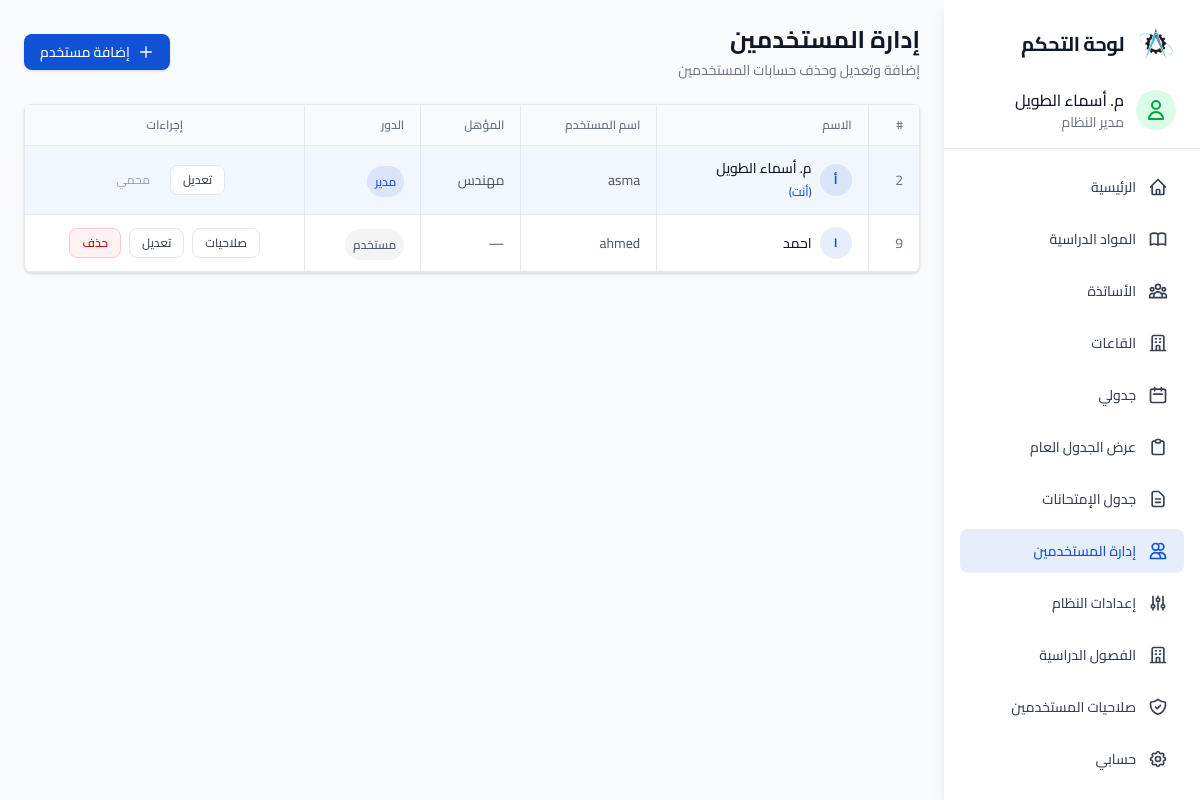
The app's page /Admin/users.php (signed in) with its own data.
### tables this page shows
CREATE TABLE `users` (
  `id` int(11) NOT NULL AUTO_INCREMENT,
  `username` varchar(100) NOT NULL,
  `password` varchar(255) NOT NULL,
  `name` varchar(100) NOT NULL,
  `title` varchar(20) DEFAULT NULL,
  `role` varchar(20) NOT NULL DEFAULT 'admin',
  PRIMARY KEY (`id`),
  UNIQUE KEY `username` (`username`)
);

### Admin/users.php (the view, shortened to what the rows shown need)
<?php
require_once '../includes/config.php';
require_once '../includes/auth_check.php';
$current_user = getCurrentUser();
$current_id   = $_SESSION['user_id'] ?? null;
$users = $pdo->query("SELECT * FROM users ORDER BY id")->fetchAll();
?>
<!DOCTYPE html>
<html dir="rtl" lang="ar">
<head>
    <link rel="stylesheet" href="../assets/CSS/style.css">
    <link href="../assets/fonts/cairo.css" rel="stylesheet">
</head>
<body class="font-sans antialiased bg-gray-50">
<?php include 'sidebar.php'; ?>
    <main class="flex-1 overflow-y-auto">
        <div class="p-4 md:p-6 max-w-5xl mx-auto">
            <div class="flex flex-wrap items-center justify-between gap-3 mb-6">
                <div>
                    <h1 class="text-2xl font-bold text-gray-900">إدارة المستخدمين</h1>
                </div>
            </div>
            <div class="bg-white rounded-custom shadow-sm border border-gray-200">
                <div class="overflow-x-auto">
                    <table class="w-full text-right">
                        <thead class="bg-gray-50 border-b border-gray-200">
                            <tr>
                                <th class="px-4 py-3 text-xs font-semibold text-gray-500 uppercase">#</th>
                                <th class="px-4 py-3 text-xs font-semibold text-gray-500 uppercase">الاسم</th>
                                <th class="px-4 py-3 text-xs font-semibold text-gray-500 uppercase hidden sm:table-cell">اسم المستخدم</th>
                                <th class="px-4 py-3 text-xs font-semibold text-gray-500 uppercase hidden md:table-cell">المؤهل</th>
                                <th class="px-4 py-3 text-xs font-semibold text-gray-500 uppercase">الدور</th>
                                <th class="px-4 py-3 text-xs font-semibold text-gray-500 uppercase text-center">إجراءات</th>
                            </tr>
                        </thead>
                        <tbody class="divide-y divide-gray-100">
                            <?php foreach ($users as $u): ?>
                            <tr class="hover:bg-gray-50 transition-colors <?php echo ($u['id'] == $current_id) ? 'bg-primary/5' : ''; ?>">
                                <td class="px-4 py-3 text-sm text-gray-500"><?php echo $u['id']; ?></td>
                                <td class="px-4 py-3">
                                    <div class="flex items-center gap-2">
                                        <div class="w-8 h-8 rounded-full bg-primary/10 flex items-center justify-center flex-shrink-0">
                                            <span class="text-primary text-xs font-bold"><?php echo mb_substr($u['name'], 0, 1); ?></span>
                                        </div>
                                        <div>
                                            <p class="text-sm font-medium text-gray-900"><?php echo htmlspecialchars(getTitleAbbr($u['title']) . $u['name']); ?></p>
                                            <?php if ($u['id'] == $current_id): ?>
                                                <span class="text-xs text-primary font-medium">(أنت)</span>
                                            <?php endif; ?>
                                        </div>
                                    </div>
                                </td>
                                <td class="px-4 py-3 text-sm text-gray-600 hidden sm:table-cell"><?php echo htmlspecialchars($u['username']); ?></td>
                                <td class="px-4 py-3 text-sm text-gray-600 hidden md:table-cell"><?php echo htmlspecialchars($u['title'] ?? '—'); ?></td>
                                <td class="px-4 py-3">
                                    <?php
                                    $role_label = $u['role'] === 'admin'
                                        ? ['label' => 'مدير',   'class' => 'bg-primary/10 text-primary']
                                        : ($u['role'] === 'teacher'
                                            ? ['label' => 'أستاذ',   'class' => 'bg-amber-100 text-amber-700']
                                            : ['label' => 'مستخدم', 'class' => 'bg-gray-100 text-gray-600']);
                                    ?>
                                    <span class="px-2 py-1 text-xs font-medium rounded-full <?php echo $role_label['class']; ?>">
                                        <?php echo $role_label['label']; ?>
                                    </span>
                                </td>
                                <td class="px-4 py-3 text-center">
                                    <div class="flex items-center justify-center gap-2">
                                        <?php if ($u['role'] === 'user'): ?>
                                        <a href="permissions.php?user_id=<?php echo $u['id']; ?>"
                                            class="px-3 py-1.5 text-xs font-medium bg-white border border-gray-200 rounded-custom hover:bg-gray-50 text-gray-700">
                                            صلاحيات
                                        </a>
                                        <?php endif; ?>
                                        <button onclick='openEditModal(<?php echo json_encode($u); ?>)'
                                            class="px-3 py-1.5 text-xs font-medium bg-white border border-gray-200 rounded-custom hover:bg-gray-50 text-gray-700">
                                            تعديل
                                        </button>
                                        <?php if ($u['id'] != $current_id): ?>
                                        <button onclick="openDeleteModal(<?php echo $u['id']; ?>, '<?php echo htmlspecialchars(addslashes($u['name'])); ?>')"
                                            class="px-3 py-1.5 text-xs font-medium bg-red-50 border border-red-200 rounded-custom hover:bg-red-100 text-red-700">
                                            حذف
                                        </button>
                                        <?php else: ?>
                                        <span class="px-3 py-1.5 text-xs text-gray-400">محمي</span>
                                        <?php endif; ?>
                                    </div>
                                </td>
                            </tr>
                            <?php endforeach; ?>
                        </tbody>
                    </table>
                </div>
            </div>
        </div>
    </main>
</div>
</body>
</html>

### Admin/sidebar.php (shortened to what the rows shown need)
<div class="flex h-screen md:h-screen">
    <aside id="sidebar" class="fixed md:static md:flex-none inset-y-0 right-0 z-50 w-64 bg-white shadow-lg md:translate-x-0 overflow-y-auto">
        <div class="px-6 pb-4 border-b border-gray-200">
            <div class="flex items-center gap-3">
                <div>
                    <p class="font-medium text-gray-900"><?php echo getTitleAbbr($current_user['title']) . htmlspecialchars($current_user['name']); ?></p>
                    <p class="text-sm text-gray-500"><?php echo isAdmin() ? 'مدير النظام' : (isTeacher() ? 'أستاذ' : 'مستخدم'); ?></p>
                </div>
            </div>
        </div>
    </aside>

### records on screen
users: title "م.", name "أسماء الطويل", id "2", name "أ", title+name "م. أسماء الطويل", shows "(أنت)", username "asma", title "مهندس", role "مدير", shows "محمي"
users: id "9", name "ا", name "احمد", username "ahmed", title "—", role "مستخدم"
